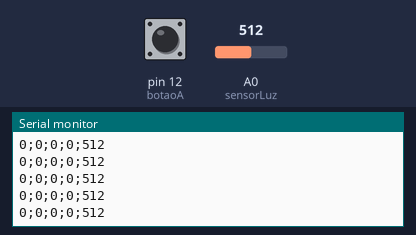
This sketch was run on a simulated Arduino Uno, built with avr-gcc and run on an emulated ATmega328P. On the bench: the last lines printed to the serial monitor. The inputs (shaded band) are chosen by the test bench; at power-on: A0 (sensorLuz) = 512, pin 12 (botaoA) LOW.

Above: at 1.2 s.
1.3 s: A0 (sensorLuz) set to 716
At 1.33 s:
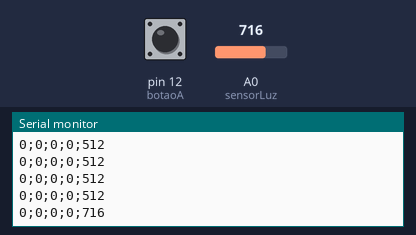
2.8 s: A0 (sensorLuz) set to 0
At 2.8 s:
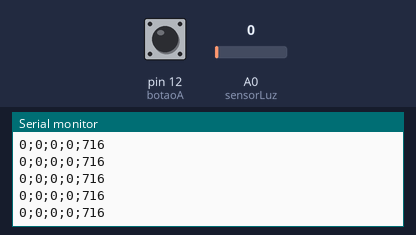
5.8 s: pin 12 (botaoA) pulled HIGH for 0.15 s
At 5.83 s:
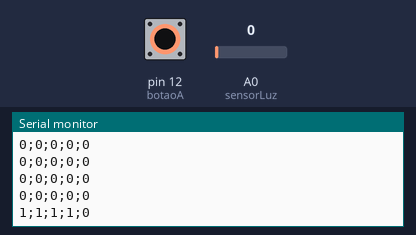
7.4 s: A0 (sensorLuz) set to 122
At 7.44 s:
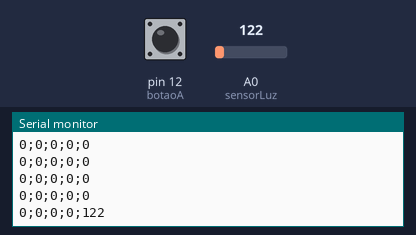
10.4 s: pin 12 (botaoA) pulled HIGH for 1 s
At 10.43 s:
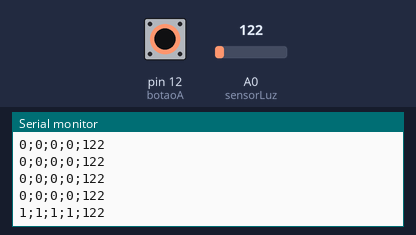
Timing chart, 0 to 13.4 s (numbered marks = the images above; inputs shaded):
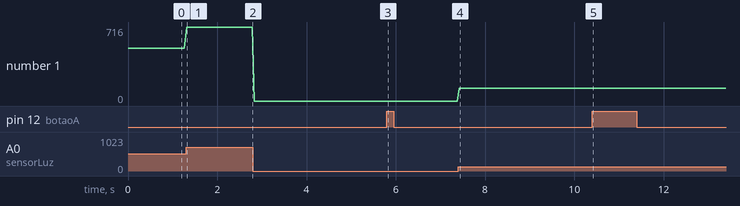

Measured:
- after the input at 1.3 s, the serial monitor: prints a new line at once (image 1)
- after the input at 5.8 s, the serial monitor: prints a new line at once (image 3)
- after the input at 7.4 s, the serial monitor: prints a new line at once (image 4)
- after the input at 10.4 s, the serial monitor: prints a new line at once (image 5)
- plotted number 1: 512 → 716 after the input at 1.3 s, 0 → 122 after the input at 7.4 s

The sketch:

ArduinoScheme.ino
```cpp
int botaoA = 12;
int sensorLuz = A0;

void setup() {
  pinMode(botaoA, INPUT);
  pinMode(sensorLuz, INPUT);

  Serial.begin(9600);
}

void loop() {
  bool leituraBotaoA = digitalRead(botaoA);
  int leituraSensorLuz = analogRead(sensorLuz);

  Serial.print(leituraBotaoA);
  Serial.print(";");
  Serial.print(leituraBotaoA);
  Serial.print(";");
  Serial.print(leituraBotaoA);
  Serial.print(";");
  Serial.print(leituraBotaoA);
  Serial.print(";");
  Serial.println(leituraSensorLuz);

  delay(50);
}
```
